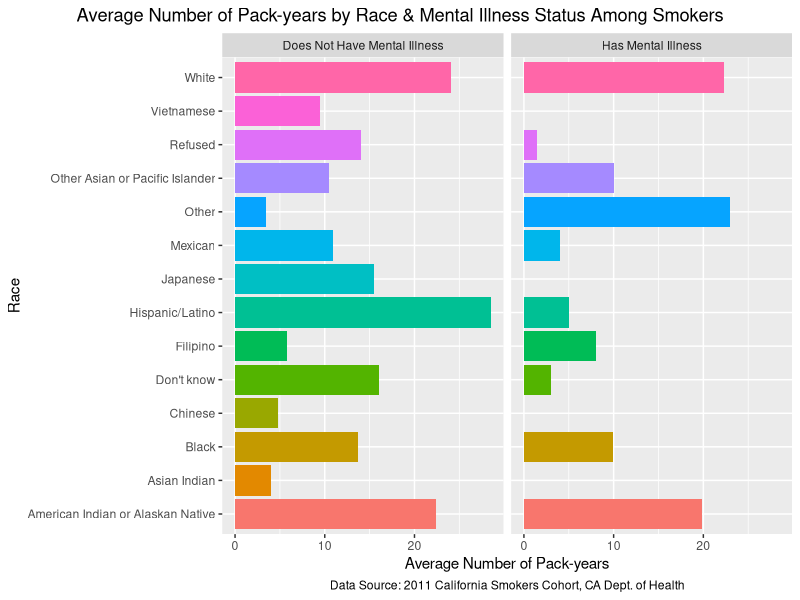
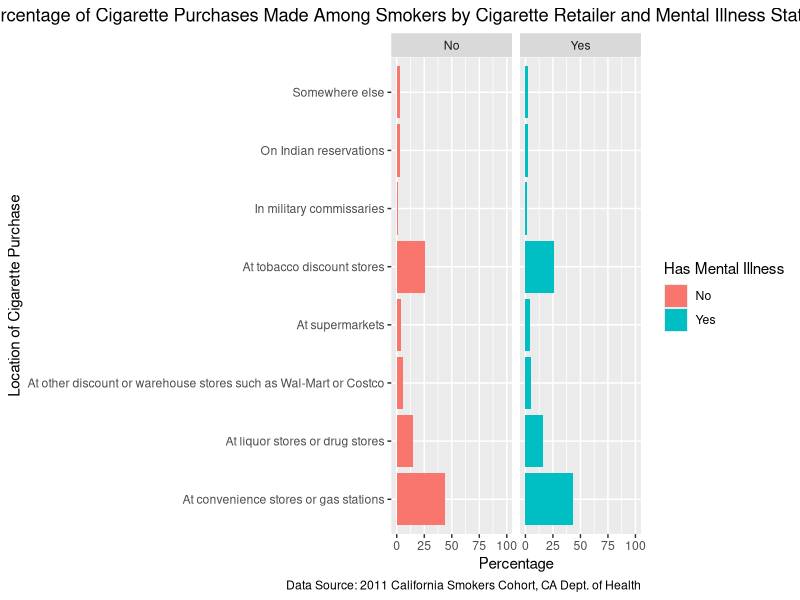

Generate these figures, in order, with R:
## ---- chunk 1

library(tidyverse)
library(knitr)
library(kableExtra)

race_data <-read_csv("ca_csc_outcome_race_data.csv",
            col_select = c(ID, NERVOUS, WORRYING, PROBINTR,
                           PROBDOWN, ASTHMA, HEARTDIS,
                           DIABETES, OTHMENILL, race01, race02, race03,
                           race04, race05, race06, race07, race08,
                           race09, race10, race11, race12, race13,
                           race14, race15),
            na = c("", "NA", "NA/Not Applicable", "N/A", "n/a",
                   "(DO NOT READ) NA/Not Applicable",
                   "(DO NOT READ) Refused",
                   "(DO NOT READ) Don't know"))

smoker_data <- read_csv("ca_csc_smoker_data.csv",
            col_select = c(psraid, smokstat, WHEREBUY, BUYCALIF,
                           HOWMANY, SMOK6NUM, SMOK6UNI),
            na = c("", "NA", "NA/Not Applicable", "N/A", "n/a",
                   "(DO NOT READ) NA/Not Applicable",
                   "(DO NOT READ) Refused",
                   "(DO NOT READ) Don't know"))

## ---- chunk 2

#Changed casing for variables from capitals to lowercase in both dataframes
#of race_data and smoker_data
names(race_data) <- tolower(names(race_data))
names(smoker_data) <- tolower(names(smoker_data))

#Re-coded "100 or more cigarettes" to "100" for future pack-year calculations
#once the variable `howmany` is converted from character to numeric data type
smoker_data$howmany <- recode(smoker_data$howmany,
                              "100 or more cigarettes" = "100")

#Changed the data type of `howmany` from character to numeric in order to
#perform calculations for pack-years later
smoker_data$howmany <- as.numeric(smoker_data$howmany)

#Re-coded "In military commissaries, or" to "In military commissaries", as well
#as "Somewhere else (SPECIFY)?" to "Somewhere else" to make
#response option more understandable when displayed for the variable `wherebuy`.
smoker_data$wherebuy <- recode(smoker_data$wherebuy,
                  "In military commissaries, or" = "In military commissaries",
                  "Somewhere else (SPECIFY)?" = "Somewhere else")


#In order to join our two cleaned data sets together, we need to remove the
#strings of 'DIS' and 'STAT' from the `id` column of race_data_2 by using gsub().
race_data$id <- gsub('[DISSTAT]', '', race_data$id)

#Converted `psraid` then from character to numeric data type because
#1) `psraid` is an identifier rather than a numeric value to mathematically
#manipulate even if it does contain numbers and 2) in order to perform a join,
#the two variables must be the same data type.
smoker_data$psraid <- as.character(smoker_data$psraid)

#Performed an inner join between race_data_2 and
#smoker_data_3 by each study participant's unique ID number, which is
#represented by `id` in race_data_2 and `psraid` in smoker_data_3. We
#chose to do an inner join because we wanted to select participants that
#exist in each of our two data sets for our final data frame.
#We assigned this join to a new data frame called joined_smoking_df.
joined_smoking_df <- inner_join(x = race_data, y = smoker_data,
                                by=c("id" = "psraid"))

## ---- chunk 3

#Created new variable `race` to combine variables race01:race15 into one column. 
joined_smoking_df_2 <- joined_smoking_df %>%
  mutate(race = case_when(race01 == "Yes" ~ "White",
        race02 == "Yes" ~ "Black",
        race03 == "Yes" ~ "Japanese",
        race04 == "Yes" ~ "Chinese",
        race05 == "Yes" ~ "Filipino",
        race06 == "Yes" ~ "Korean",
        race07 == "Yes" ~ "Other Asian or Pacific Islander",
        race08 == "Yes" ~ "American Indian or Alaskan Native",
        race09 == "Yes" ~ "Mexican",
        race10 == "Yes" ~ "Hispanic/Latino",
        race11 == "Yes" ~ "Other",
        race12 == "Yes" ~ "Vietnamese",
        race13 == "Yes" ~ "Asian Indian",
        race14 == "Yes" ~ "Refused",
        race15 == "Yes" ~ "Don't know")) %>%
  select(-(race01:race15))

#Created new variable "packs_per_day" for future calculations for pack-years
joined_smoking_df_3 <- joined_smoking_df_2 %>% mutate(packs_per_day = howmany/20)

#Calculated pack-years, which is given by the formula of
#pack-years = # of packs of cigarettes smoked per day * years a person has smoked.
joined_smoking_final_df <- joined_smoking_df_3 %>%
  mutate(pack_years =
           case_when(smok6uni == "Days" ~ packs_per_day*(smok6num/365),
                     smok6uni == "Months" ~ packs_per_day*(smok6num/12),
                     smok6uni == "Years" ~ packs_per_day*(smok6num)))

#Rounded `pack_years` to the nearest whole number for all observations.
joined_smoking_final_df$pack_years <- round(joined_smoking_final_df$pack_years, 0)

## ---- chunk 4

#Table for average number of pack-years per disease for smokers who have a disease
t_avg_pack_years_disease <- joined_smoking_final_df %>%
  mutate(disease = case_when(asthma == "Yes" ~ "Asthma",
                            heartdis == "Yes" ~ "Heart Disease",
                            diabetes == "Yes" ~ "Diabetes",
                            othmenill == "Yes" ~ "Mental Illness")) %>%
  select(disease, pack_years) %>%
  filter(!is.na(pack_years), !is.na(disease)) %>%
  group_by(disease) %>%
  summarize(avg_pack_years = round(sum(pack_years)/n(), 0))


#Kable table for average number of pack-years per disease outcome for smokers who
#have a disease (produced below)
kable(t_avg_pack_years_disease, 
booktabs=T, 
col.names=c("Disease", "Average Number of Pack-years"),  
align='lcccc', 
caption= '<center><b><h4 style="color: black;">Average Number of Pack-years by Disease Outcome Among Smokers</h4></b></center>') %>%
kable_styling(full_width = T) %>%
kable_styling(latex_options = "hold_position") %>%
footnote(general_title = "Data Source: 2011 California Smokers Cohort, CA Dept. of Health", footnote_as_chunk = T,
         general = "")

## ---- chunk 5

table_race_othmenill <- joined_smoking_final_df %>%
  select(race, othmenill) %>%
  drop_na(race, othmenill) %>%
  group_by(race, othmenill) %>%
  summarize(count = n()) %>%
  pivot_wider(names_from = "othmenill", values_from = "count") %>%
  mutate(mental_illness_percentage = round(Yes/(Yes + No)*100, 1)) %>%
  arrange(desc(mental_illness_percentage))

kable(table_race_othmenill, 
      booktabs = T, 
      col.names = c("Race", "No Mental Illness",
                    "Has Mental Illness",
                    "Percentage With Mental Illness (%)"),
      align ='lcccc', 
      caption = '<center><b><h4 style="color: black;">Mental Illness Status by Race</h4></b></center>',
      digits = 1,
      format.args=list(big.mark=","))%>%
  kable_styling(latex_options = "HOLD_position") %>%
footnote(general_title = "Data Source: 2011 California Smokers Cohort, CA Dept. of Health", footnote_as_chunk = T,
         general = "")
## ---- chunk 6

#We first created a subset of the data frame joined_smoking_df for our disease of
#interest, mental illness, called avg_pack_years_race_othmenill. This subset
#includes only the variable of `race` and average values of the variable
#`pack_years` pertaining to mental illness status. The purpose of creating this
#subset is to simplify the process of creating a graph in the next step by
#showing only the relevant information we need.

avg_pack_years_race_othmenill <- joined_smoking_final_df %>%
  filter(!is.na(pack_years)) %>%
  group_by(race, othmenill) %>%
  summarize(avg_pack_years = sum(pack_years)/n())


#We then created a bar graph representing avg_pack_years_race_othmenill,
#excluding NA values in the variable `othmenill` since we have determined that
#the NA values do not present valuable information for our analyses; the NA
#values had already been dropped for `avg_pack_years` in the process of creating
#the subset of avg_pack_years_race_othmenill in the previous step.

avg_pack_years_race_othmenill %>%
  drop_na(othmenill) %>%
  ggplot(aes(x = race, y = avg_pack_years)) +
  geom_bar(aes(fill = race), stat = "identity", position = "dodge") +
  coord_flip() +
  guides(fill = "none") +
  theme(plot.title.position = "plot",
        plot.title = element_text(hjust = 0.5)) +
  labs(x = "Race",
       y = "Average Number of Pack-years",
  title = "Average Number of Pack-years by Race & Mental Illness Status Among Smokers",
  caption = "Data Source: 2011 California Smokers Cohort, CA Dept. of Health") +
  facet_wrap(~ othmenill, labeller = labeller(othmenill =
                                      c("No" = "Does Not Have Mental Illness",
                                        "Yes" = "Has Mental Illness"))) +
  theme(plot.title = element_text(hjust = 0.5),
        plot.caption = element_text(hjust = 0.5))
       
## ---- chunk 7

#As similarly performed for the graph above, we also excluded NA values for the
#variables of `wherebuy` and `othmenill` prior to creating this graph because
#we did not believe NA values would be telling us any valuable information.
#We chose to create a dodged bar graph with percentages grouped by cigarette
#purchase location and mental illness status in order for the viewer to
#easily compare the percentage of purchases made at each cigarette purchase
#location by mental illness status.

joined_smoking_final_df %>%
  filter(!is.na(wherebuy), !is.na(othmenill)) %>%
  group_by(othmenill, wherebuy) %>%
  summarize(n = n()) %>%
  mutate(freq = n/sum(n)) %>%
ggplot(aes(x = wherebuy, y = freq*100, fill = othmenill)) +
  geom_bar(stat = "identity", position = "dodge") +
  coord_flip() +
  facet_wrap(~othmenill) +
  scale_y_continuous(limits = c(0, 100)) +
  theme(plot.title.position = "plot",
        plot.title = element_text(hjust = 0.5)) +
  scale_fill_discrete(name = "Has Mental Illness") +
  labs(x = "Location of Cigarette Purchase",
       y = "Percentage",
  title = "Percentage of Cigarette Purchases Made Among Smokers by Cigarette Retailer and Mental Illness Status",
  caption = "Data Source: 2011 California Smokers Cohort, CA Dept. of Health")
